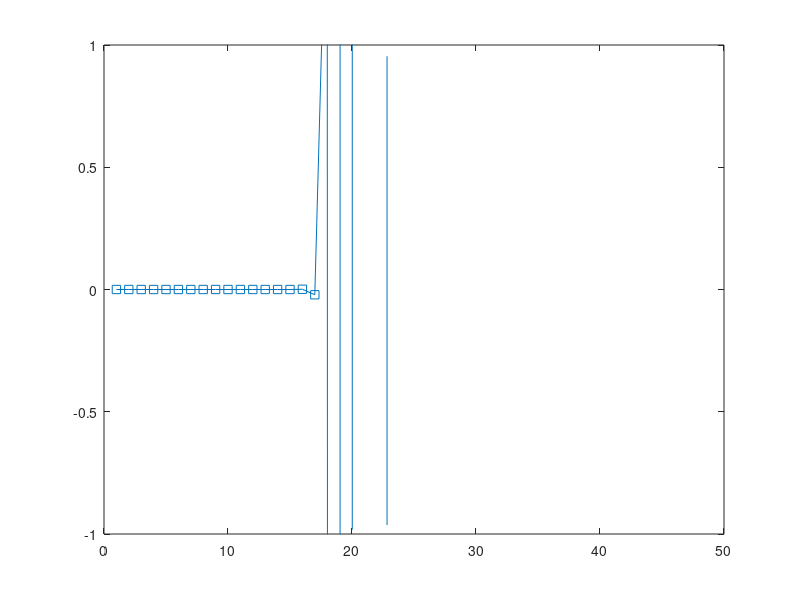

This figure's MATLAB source:
%% Small and Large Singular Matrices

% generate a 2x2 matrix of integers, and with linear dependencies
% compute the rank
A = [1 3; 1 3];
det(A)
% generate mxm matric, impose linear dependencies
% compute rank
% for small and large m
m = 2;
A = randn(m);
rank(A)
det(A)

A(:,1) = A(:,2)
det(A) % its zero but because of comouter rounding its not exactly zero

m = 4
A = randn(m);
rank(A)
det(A)

A(:,1) = A(:,2)
det(A)
rank(A)

% Let's make a really large matrix
m = 15
A = randn(m);
rank(A)
det(A)

A(:,1) = A(:,2)
det(A)
rank(A)

% with very large matrices, determinant increases despite the theory of
% being zero
m = 30
A = randn(m);
rank(A)
det(A)

A(:,1) = A(:,2)
det(A)
rank(A)

m = 300
A = randn(m);
rank(A)
det(A)

A(:,1) = A(:,2)
det(A)
rank(A)

%% Code Challenge: Determinan of swaped rows
% Generate a 6x6 matrix and compute its determinant
A = randn(6);
disp(["Before row swap: " num2str(det(A))])

% swap its rows and compute again
As = A([2 1 3 4 5 6], :);
disp(["After row swap: " num2str(det(As))])

% swap two rows and compute again
Ass = A([2 1 3 5 4 6], :);
disp(["After row 2 swaps: " num2str(det(Ass))])

% Lets try the same for columns
As = A(:, [2 1 3 4 5 6]);
disp(["After column swap: " num2str(det(As))])

Ass = A(:, [2 1 3 5 4 6]);
disp(["After column 2 swaps: " num2str(det(Ass))])

%% Determinant of Shifted Matrices
% Generate a random square matrix (n=20)
% impose linear dependence
% Shift the matrix (0 -> .1 times the identity matrix) (lambda)
% compute the abs(determinant) of the shifted matrix
% repeat it 1000 times, take the average abs
% plot the determinant as a function of lambda

lambdas = linspace(0, 0.1, 30);
% initialize the determinant
dets = zeros(length(lambdas),1);
for deti = 1:length(lambdas)
    % run 1000 iterations
    for i=1:1000
        % generate a matrix
        M = randn(20);

        % reduce the rank
        M(:,1) = M(:,2);

        % Compute the determinant
        temp(i) = abs( det(M + lambdas(deti)*eye(20)));
    end
    dets(deti) = mean(temp);
end

plot(lambdas, dets, "s-")
xlabel("Fraction of identity matrix for shifting")
ylabel("Determinant")


%% Code Challenge: Determinant of Matrix Product
% Illustrate that det(AB) = det(A)*det(B)
% 1) For a random 3x3 matrix
% 2) In a loop over rabdom matrix sizes of up to 40x40
% 3) Plot their differences

A = randn(3);
B = randn(3);

deta = det(A);
detb = det(B);

detab = det(A*B);
disp([detab, deta*detb])

dets = zeros(50,1);
for i=1:50
    A = randn(i);
    B = randn(i);

    dets(i) = det(A*B) - det(A)*det(B);
end

plot(dets, "s-")
set(gca, "ylim", [-1,1])
% Good after 15, and then it blows up because of instability.


